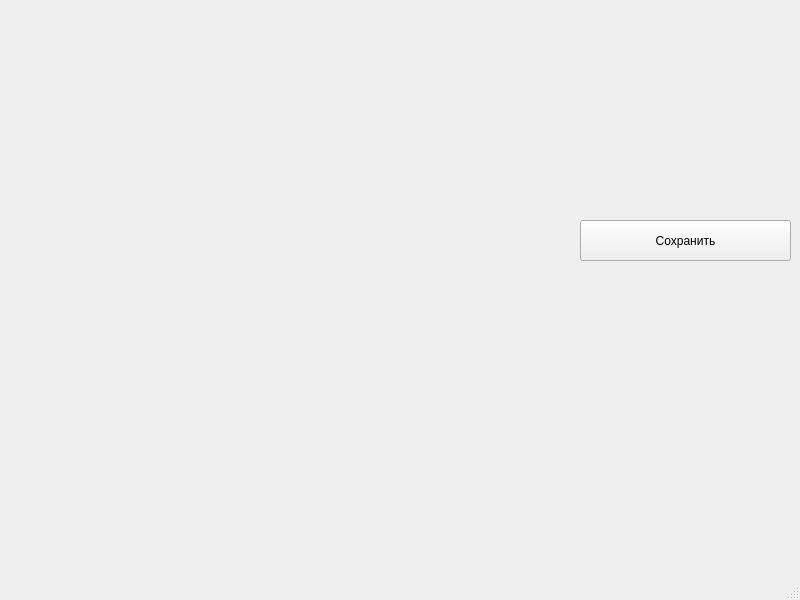
<?xml version="1.0" encoding="UTF-8"?>
<ui version="4.0">
 <class>MainWindow</class>
 <widget class="QMainWindow" name="MainWindow">
  <property name="geometry">
   <rect>
    <x>0</x>
    <y>0</y>
    <width>800</width>
    <height>600</height>
   </rect>
  </property>
  <property name="windowTitle">
   <string>MainWindow</string>
  </property>
  <widget class="QWidget" name="centralwidget">
   <widget class="QPushButton" name="save_button">
    <property name="geometry">
     <rect>
      <x>580</x>
      <y>220</y>
      <width>211</width>
      <height>41</height>
     </rect>
    </property>
    <property name="text">
     <string>Сохранить</string>
    </property>
   </widget>
  </widget>
  <widget class="QMenuBar" name="menubar">
   <property name="geometry">
    <rect>
     <x>0</x>
     <y>0</y>
     <width>800</width>
     <height>21</height>
    </rect>
   </property>
  </widget>
  <widget class="QStatusBar" name="statusbar"/>
 </widget>
 <resources/>
 <connections/>
</ui>
